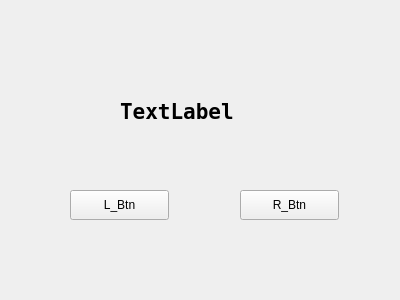
<?xml version="1.0" encoding="UTF-8"?>
<ui version="4.0">
 <class>Form</class>
 <widget class="QWidget" name="Form">
  <property name="geometry">
   <rect>
    <x>0</x>
    <y>0</y>
    <width>400</width>
    <height>300</height>
   </rect>
  </property>
  <property name="windowTitle">
   <string>Form</string>
  </property>
  <widget class="QPushButton" name="lbtn">
   <property name="geometry">
    <rect>
     <x>70</x>
     <y>190</y>
     <width>99</width>
     <height>30</height>
    </rect>
   </property>
   <property name="text">
    <string>L_Btn</string>
   </property>
  </widget>
  <widget class="QPushButton" name="rbtn">
   <property name="geometry">
    <rect>
     <x>240</x>
     <y>190</y>
     <width>99</width>
     <height>30</height>
    </rect>
   </property>
   <property name="text">
    <string>R_Btn</string>
   </property>
  </widget>
  <widget class="QLabel" name="label">
   <property name="geometry">
    <rect>
     <x>120</x>
     <y>100</y>
     <width>171</width>
     <height>22</height>
    </rect>
   </property>
   <property name="font">
    <font>
     <family>NanumGothicCoding</family>
     <pointsize>16</pointsize>
     <weight>75</weight>
     <bold>true</bold>
    </font>
   </property>
   <property name="text">
    <string>TextLabel</string>
   </property>
  </widget>
 </widget>
 <resources/>
 <connections>
  <connection>
   <sender>rbtn</sender>
   <signal>clicked()</signal>
   <receiver>Form</receiver>
   <slot>slot2()</slot>
   <hints>
    <hint type="sourcelabel">
     <x>259</x>
     <y>198</y>
    </hint>
    <hint type="destinationlabel">
     <x>271</x>
     <y>261</y>
    </hint>
   </hints>
  </connection>
  <connection>
   <sender>lbtn</sender>
   <signal>clicked()</signal>
   <receiver>Form</receiver>
   <slot>slot1()</slot>
   <hints>
    <hint type="sourcelabel">
     <x>115</x>
     <y>212</y>
    </hint>
    <hint type="destinationlabel">
     <x>115</x>
     <y>251</y>
    </hint>
   </hints>
  </connection>
 </connections>
 <slots>
  <slot>slot1()</slot>
  <slot>slot2()</slot>
 </slots>
</ui>
